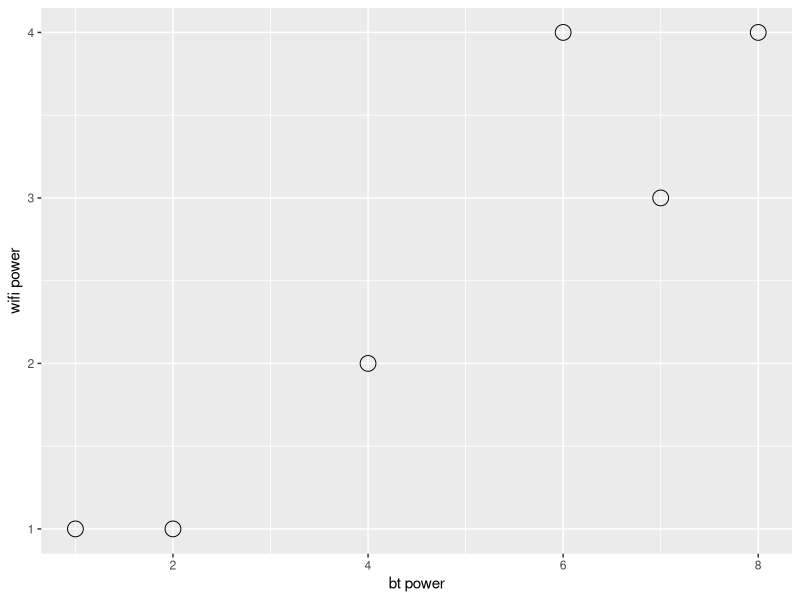
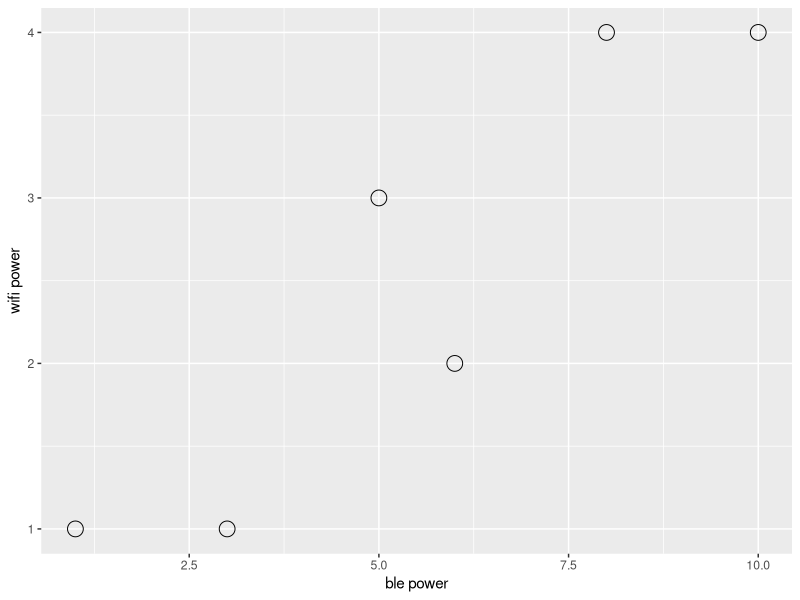
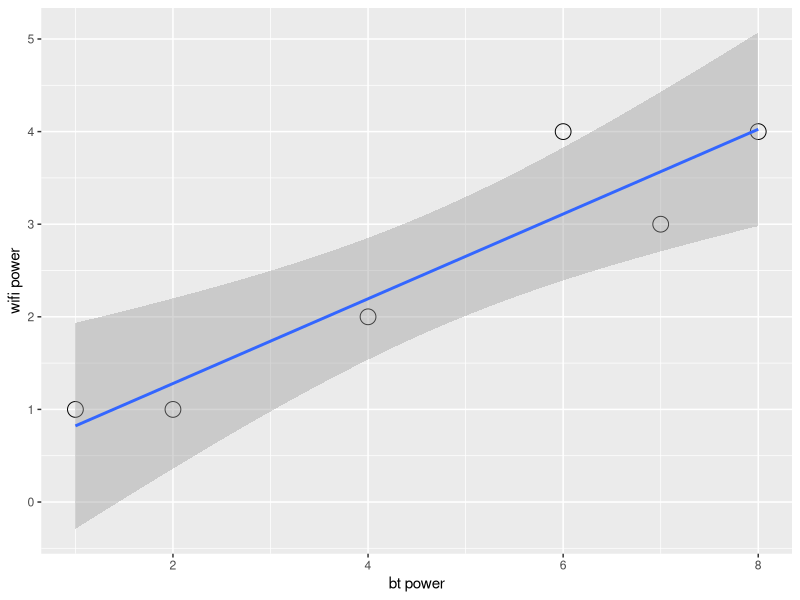

The R source for these figures, in order:
library(ggplot2)
wiced_power = data.frame(
  wifi = c(1,4,1,3,2,4),
  ble =  c(1,8,3,5,6,10),
  bt =   c(2,8,1,7,4,6)
  
)

ggplot(wiced_power, aes(x = bt, y = wifi)) + geom_point(shape = 1, size = 5) + labs(x = "bt power", y = "wifi power") 
ggplot(wiced_power, aes(x = ble, y = wifi)) + geom_point(shape = 1, size = 5) + labs(x = "ble power", y = "wifi power") 
WICEDLM <- lm(wifi ~ ble+bt, data = wiced_power)
summary(WICEDLM)
ggplot(wiced_power, aes(x = bt, y = wifi)) + geom_point(shape = 1, size = 5) + geom_smooth(method = lm) + labs(x = "bt power", y = "wifi power") 
#
new <- data.frame(ble = 11,bt = 9)
result <- predict(WICEDLM, newdata = new) 
result 
